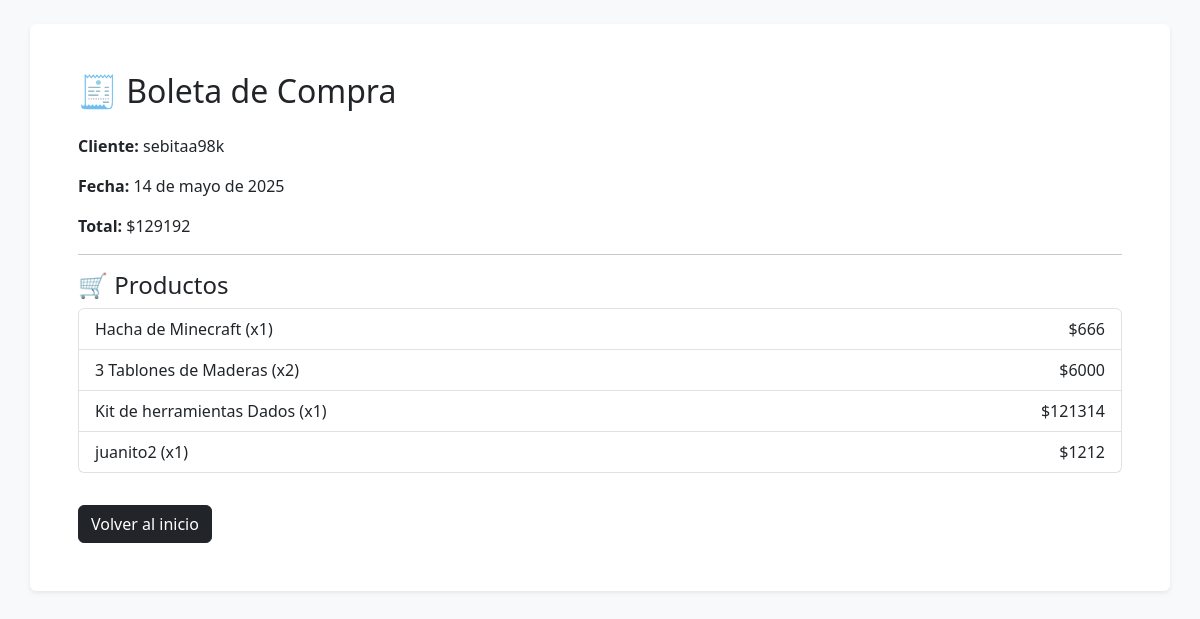
The app's page /boleta_compras/3/ with its own data.
### carrito/models.py (models this page shows, shortened)
class Venta_productos(models.Model):
    ESTADO_VENTA_CHOICES = [
        ('carrito', 'Carrito'),
        ('pagado', 'Pagado'),
    ]
    id_usuario = models.ForeignKey(User, on_delete=models.CASCADE, related_name='ventas')
    total_venta = models.IntegerField()
    fecha_transaccion = models.DateField(null=True, blank=True)
    estado_venta = models.CharField(max_length=200, choices=ESTADO_VENTA_CHOICES, default='carrito')
    webpay_transaction_id = models.CharField(max_length=100, blank=True, null=True)
    webpay_payment_status = models.CharField(max_length=50, blank=True, null=True)

class Carrito_detalle(models.Model):
    id_venta = models.ForeignKey(Venta_productos, on_delete=models.CASCADE, related_name='carrito_detalle')
    producto = models.ForeignKey(Producto, on_delete=models.CASCADE, related_name='carrito_detalle')
    cantidad_producto = models.PositiveIntegerField()
    subtotal = models.IntegerField()

### home/models.py (models this page shows, shortened)
class Producto(models.Model):
    nombre = models.CharField(max_length=100)
    precio = models.DecimalField(max_digits=10, decimal_places=2)
    descripcion = models.TextField()
    stock = models.IntegerField()
    imagen_url = models.URLField(null=True, blank=True)
    estado = models.BooleanField(default=True)

### home/views.py (the view)
# urls.py: path('boleta_compras/<int:id>/', views.BoletaVenta, name='boleta_compra'),
def BoletaVenta(request, id):
    venta = get_object_or_404(Venta_productos, id=id)
    detalles = Carrito_detalle.objects.filter(id_venta=venta)
    return render(request, 'home/boleta_detalle.html', {
        'venta': venta,
        'detalles': detalles
    })

### home/templates/home/boleta_detalle.html (shortened to what this page needs)
<!DOCTYPE html>
<html lang="es">
<head>
    <link href="https://cdn.jsdelivr.net/npm/bootstrap@5.3.2/dist/css/bootstrap.min.css" rel="stylesheet">
</head>
<body class="bg-light p-4">
    <div class="container bg-white p-5 rounded shadow-sm">
        <h2 class="mb-4">🧾 Boleta de Compra </h2>
        <p><strong>Cliente:</strong> {{ venta.id_usuario.username }}</p>
        <p><strong>Fecha:</strong> {{ venta.fecha_transaccion }}</p>
        <p><strong>Total:</strong> ${{ venta.total_venta }}</p>
        <hr>
        <h4>🛒 Productos</h4>
        <ul class="list-group mb-3">
            {% for detalle in detalles %}
                <li class="list-group-item d-flex justify-content-between align-items-center">
                    {{ detalle.producto.nombre }} (x{{ detalle.cantidad_producto }})
                    <span>${{ detalle.subtotal }}</span>
                </li>
            {% endfor %}
        </ul>
        <a href="/" class="btn btn-dark mt-3">Volver al inicio</a>
    </div>
</body>
</html>

### records on screen
Venta_productos: id_usuario.username "sebitaa98k", fecha_transaccion "14 de mayo de 2025", total_venta "129192"
Carrito_detalle: producto.nombre "Hacha de Minecraft", cantidad_producto "1", subtotal "666"
Carrito_detalle: producto.nombre "3 Tablones de Maderas", cantidad_producto "2", subtotal "6000"
Carrito_detalle: producto.nombre "Kit de herramientas Dados", cantidad_producto "1", subtotal "121314"
Carrito_detalle: producto.nombre "juanito2", cantidad_producto "1", subtotal "1212"
